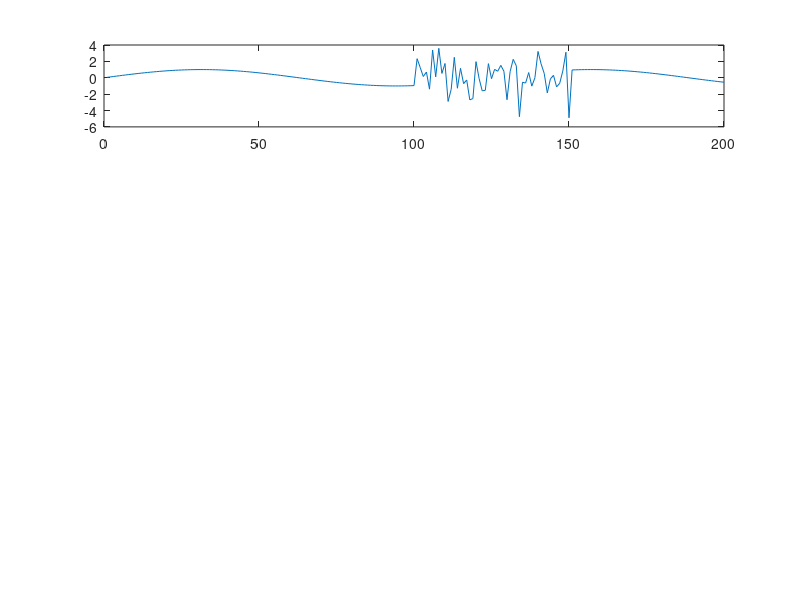

MATLAB code to generate this figure: (Note: this script raises an error after producing the figure.)
disp(' ----------------------');
disp('|Bayesian Kalman filter|');
disp('|Stephen Roberts - IMPC|');
disp(' ----------------------');
disp(' ');
disp('to get help about Kalman filter program');
disp('just type help kf');
pause;
load kfdemo;
disp('loaded the demo file');
disp('First example - sine wave that goes to noise');
subplot(4,1,1),plot(x1);
disp('now run the kf over it with model-order of 2');
disp('and initial noise variance set to 1');
[A,y,Ea,Ey,P] = kf(x1,x1,2,1);
disp('now plot the prediction along with error bars');
subplot(4,1,2),errorbar(y,sqrt(Ey));axis([0 200 -5 5]);
disp('Note how the error bars get larger in the noise');
disp('but also note the problem with a *causal* filter-');
disp('we have a settling down time after the noise');
disp('(really we need an *anti-causal* filter as well...)');
pause;
disp(' ');
disp('Now plot one of the model coefficients with error bars');
subplot(4,1,3),errorbar(A(:,1),sqrt(Ea(:,1)));axis([0 200 -2 2]);
disp('Note how the error bars on the model get larger');
disp(' ');
pause;
disp('Now plot the log10 of the innovations probability (likelihood)');
subplot(4,1,4),plot(log10(P+1e-10));axis([0 200 -10 2]);
		% the +1e-10 stops log of zero problems!
disp('Note how the p(innov) goes low at the state changes');
pause;
clf;
disp('Now the EEG example I showed in Marburg');
disp(' ');
disp('approx 2s of EEG activity');
subplot(3,1,1),plot(x_eeg);
pause;
disp('some noise');
subplot(3,1,2),plot(noise);
pause;
disp('added together');
subplot(3,1,3),plot(x_eeg+noise);
disp(' ');
disp('Run the KF over this last sequence, model order = 5');
[A,y,Ea,Ey,P] = kf(x_eeg+noise,x_eeg+noise,5,1);
subplot(4,1,1),plot(x_eeg+noise);
disp('plot the estimated signal noise variance');
subplot(4,1,2),plot(Ey);
pause;
disp('plot the estimated feature noise variance');
subplot(4,1,3),plot(Ea(:,1));
pause;
disp('Now plot the log10 of the innovations probability (likelihood)');
subplot(4,1,4),plot(log10(P));

